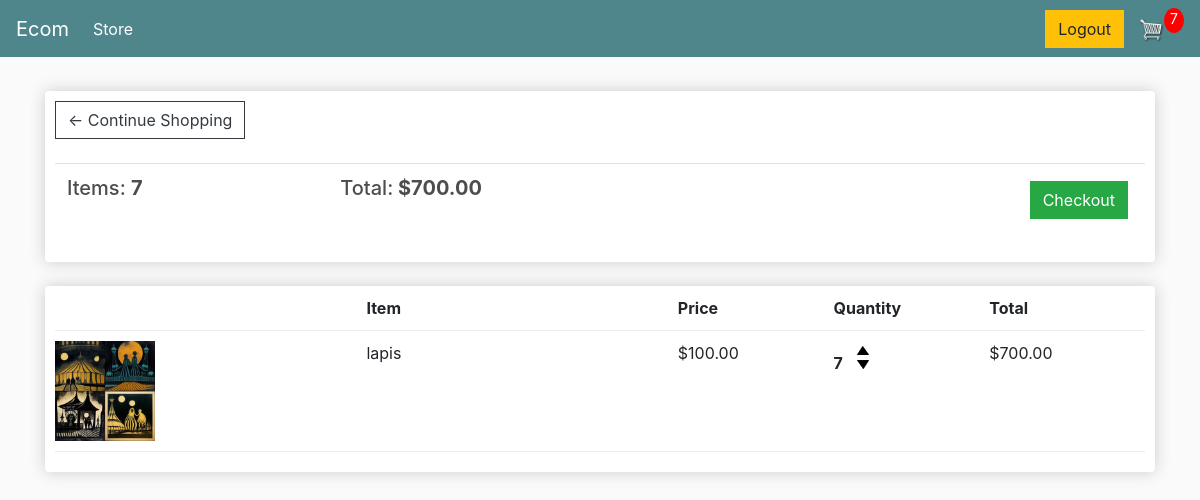
The app's page /cart/ (signed in) with its own data.
### store/models.py (models this page shows, shortened)
class Order(models.Model):
    id = models.BigAutoField(primary_key=True, unique=True, null=False)
    date_ordered = models.DateTimeField(auto_now_add=True)
    complete = models.BooleanField(default=False)
    transaction_id = models.CharField(max_length=100, null=True)
    customer = models.ForeignKey(User, on_delete=models.SET_NULL, null=True, blank=True)
    @property
    def get_cart_total(self):
        orderitems = self.orderitem_set.all()
        total = sum([item.get_total for item in orderitems])
        return total
    @property
    def get_cart_items(self):
        orderitems = self.orderitem_set.all()
        total = sum([item.quantity for item in orderitems])
        return total

class OrderItem(models.Model):
    id = models.BigAutoField(primary_key=True, unique=True, null=False)
    product = models.ForeignKey(Product, on_delete=models.SET_NULL, null=True)
    order = models.ForeignKey(Order, on_delete=models.SET_NULL, null=True)
    quantity = models.IntegerField(default=0, null=True, blank=True)
    date_added = models.DateTimeField(auto_now_add=True)
    @property
    def get_total(self):
        total = self.product.price * self.quantity
        return total

class Product(models.Model):
    id = models.BigAutoField(primary_key=True, unique=True, null=False)
    name = models.CharField(max_length=200)
    price = models.FloatField()
    digital = models.BooleanField(default=False,null=True, blank=True)
    image = models.ImageField(null=True, blank=True)
    @property
    def imageURL(self):
        try:
            url = self.image.url
        except:
            url = ''
        return url

### store/views.py (the view)
# urls.py: path('cart/', views.cart, name="cart"),
def cart(request):
	data = cartData(request)
	cartItems = data['cartItems']
	order = data['order']
	items = data['items']
	context = {'items':items, 'order':order, 'cartItems':cartItems}
	return render(request, 'store/cart.html', context)

### store/utils.py (called while the page is built)
def cartData(request):
	if request.user.is_authenticated:
		customer = request.user
		order, created = Order.objects.get_or_create(customer=customer, complete=False)
		items = order.orderitem_set.all()
		cartItems = order.get_cart_items
	else:
		cookieData = cookieCart(request)
		cartItems = cookieData['cartItems']
		order = cookieData['order']
		items = cookieData['items']
	return {'cartItems':cartItems ,'order':order, 'items':items}

### store/templates/store/cart.html
{% extends 'store/main.html' %}
{% load static %}
{% block content %}
	<div class="row">
		<div class="col-lg-12">
			<div class="box-element">
				<a  class="btn btn-outline-dark" href="{% url 'store' %}">&#x2190; Continue Shopping</a>
				<br>
				<br>
				<table class="table">
					<tr>
						<th><h5>Items: <strong>{{order.get_cart_items}}</strong></h5></th>
						<th><h5>Total:<strong> ${{order.get_cart_total|floatformat:2}}</strong></h5></th>
						<th>
							<a  style="float:right; margin:5px;" class="btn btn-success" href="{% url 'checkout' %}">Checkout</a>
						</th>
					</tr>
				</table>
			</div>
			<br>
			<div class="box-element">
				<div class="cart-row">
					<div style="flex:2"></div>
					<div style="flex:2"><strong>Item</strong></div>
					<div style="flex:1"><strong>Price</strong></div>
					<div style="flex:1"><strong>Quantity</strong></div>
					<div style="flex:1"><strong>Total</strong></div>
				</div>
				{% for item in items %}
				<div class="cart-row">
					<div style="flex:2"><img class="row-image" src="{{item.product.imageURL}}"></div>
					<div style="flex:2"><p>{{item.product.name}}</p></div>
					<div style="flex:1"><p>${{item.product.price|floatformat:2}}</p></div>
					<div style="flex:1">
						<p class="quantity">{{item.quantity}}</p>
						<div class="quantity">
							<img data-product="{{item.product.id}}" data-action="add" class="chg-quantity update-cart" src="{% static  'images/arrow-up.png' %}">
							<img data-product="{{item.product.id}}" data-action="remove" class="chg-quantity update-cart" src="{% static  'images/arrow-down.png' %}">
						</div>
					</div>
					<div style="flex:1"><p>${{item.get_total|floatformat:2}}</p></div>
				</div>
				{% endfor %}
			</div>
		</div>
	</div>
{% endblock content %}

### static/css/main.css (style rules this page uses)
body { background-color: hsl(0, 0%, 98%); }
h1,h2,h3,h4,h5,h6 { color:hsl(0, 0%, 30%); }
.box-element { box-shadow:hsl(0, 0%, 80%) 0 0 16px; background-color: #fff; border-radius: 4px; padding: 10px; }
.col-lg-4, .col-lg-6, .col-lg-8, .col-lg-12 { margin-top: 10px; }
.btn { border-radius: 0; }
.row-image { width: 100px; }
.cart-row { display: flex; align-items: flex-stretch; padding-bottom: 10px; margin-bottom: 10px; border-bottom: 1px solid #ececec; }
.quantity { display: inline-block; font-weight: 700; padding-right:10px; }
.chg-quantity { width: 12px; cursor: pointer; display: block; margin-top: 5px; transition:.1s; }

### records on screen
Order: get_cart_items "7", get_cart_total "700.00"
OrderItem: product.imageURL (picture), product.name "lapis", product.price "100.00", quantity "7", get_total "700.00"

### other values on screen
{{ cartItems }} "7"
